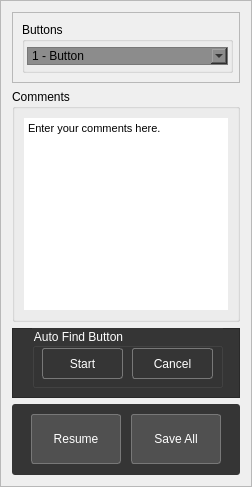
                      <widget class="QFrame" name="frame_28">
                       <property name="minimumSize">
                        <size>
                         <width>252</width>
                         <height>252</height>
                        </size>
                       </property>
                       <property name="maximumSize">
                        <size>
                         <width>252</width>
                         <height>16777215</height>
                        </size>
                       </property>
                       <property name="sizeIncrement">
                        <size>
                         <width>0</width>
                         <height>0</height>
                        </size>
                       </property>
                       <property name="frameShape">
                        <enum>QFrame::StyledPanel</enum>
                       </property>
                       <property name="frameShadow">
                        <enum>QFrame::Raised</enum>
                       </property>
                       <layout class="QVBoxLayout" name="verticalLayout_8">
                        <item alignment="Qt::AlignRight|Qt::AlignTop">
                         <widget class="QFrame" name="frame_15">
                          <property name="minimumSize">
                           <size>
                            <width>0</width>
                            <height>71</height>
                           </size>
                          </property>
                          <property name="maximumSize">
                           <size>
                            <width>16777215</width>
                            <height>71</height>
                           </size>
                          </property>
                          <property name="frameShape">
                           <enum>QFrame::StyledPanel</enum>
                          </property>
                          <property name="frameShadow">
                           <enum>QFrame::Raised</enum>
                          </property>
                          <layout class="QVBoxLayout" name="verticalLayout_14">
                           <item>
                            <widget class="QGroupBox" name="boxButtonsChoose">
                             <property name="minimumSize">
                              <size>
                               <width>211</width>
                               <height>51</height>
                              </size>
                             </property>
                             <property name="maximumSize">
                              <size>
                               <width>16777215</width>
                               <height>51</height>
                              </size>
                             </property>
                             <property name="title">
                              <string>Buttons</string>
                             </property>
                             <layout class="QVBoxLayout" name="verticalLayout_13">
                              <property name="spacing">
                               <number>2</number>
                              </property>
                              <property name="leftMargin">
                               <number>2</number>
                              </property>
                              <property name="topMargin">
                               <number>2</number>
                              </property>
                              <property name="rightMargin">
                               <number>2</number>
                              </property>
                              <property name="bottomMargin">
                               <number>2</number>
                              </property>
                              <item>
                               <widget class="QComboBox" name="comboBox">
                                <property name="minimumSize">
                                 <size>
                                  <width>80</width>
                                  <height>0</height>
                                 </size>
                                </property>
                                <property name="styleSheet">
                                 <string notr="true">QComboBox{
	border: 1px solid;
	border-color: rgb(120, 120, 120);
	background-color: rgb(140, 140, 140);
}
QComboBox:hover{
	border: 1px solid rgb(0, 0, 0);
}
QComboBox QAbstractItemView {	
	background-color: rgb(140, 140, 140);
	border-color: rgb(120, 120, 120);
	border: 1px solid rgb(0, 0, 0);
	padding: 10px;
	selection-background-color:  rgb(140, 140, 140);
}</string>
                                </property>
                                <item>
                                 <property name="text">
                                  <string>1 - Button</string>
                                 </property>
                                </item>
                                <item>
                                 <property name="text">
                                  <string>2 - Buttons</string>
                                 </property>
                                </item>
                                <item>
                                 <property name="text">
                                  <string>3 - Buttons</string>
                                 </property>
                                </item>
                                <item>
                                 <property name="text">
                                  <string>4 - Buttons</string>
                                 </property>
                                </item>
                                <item>
                                 <property name="text">
                                  <string>6 - Buttons</string>
                                 </property>
                                </item>
                                <item>
                                 <property name="text">
                                  <string>8 - Buttons</string>
                                 </property>
                                </item>
                               </widget>
                              </item>
                             </layout>
                            </widget>
                           </item>
                          </layout>
                         </widget>
                        </item>
                        <item>
                         <widget class="QGroupBox" name="groupBox_5">
                          <property name="styleSheet">
                           <string notr="true"/>
                          </property>
                          <property name="title">
                           <string>Comments</string>
                          </property>
                          <layout class="QVBoxLayout" name="verticalLayout_15">
                           <item>
                            <widget class="QTextEdit" name="textEdit">
                             <property name="styleSheet">
                              <string notr="true">border: 0px solid;
border-color: rgb(120, 120, 120);</string>
                             </property>
                             <property name="html">
                              <string>&lt;!DOCTYPE HTML PUBLIC &quot;-//W3C//DTD HTML 4.0//EN&quot; &quot;http://www.w3.org/TR/REC-html40/strict.dtd&quot;&gt;
&lt;html&gt;&lt;head&gt;&lt;meta name=&quot;qrichtext&quot; content=&quot;1&quot; /&gt;&lt;style type=&quot;text/css&quot;&gt;
p, li { white-space: pre-wrap; }
&lt;/style&gt;&lt;/head&gt;&lt;body style=&quot; font-family:'MS Shell Dlg 2'; font-size:8.25pt; font-weight:400; font-style:normal;&quot;&gt;
&lt;p style=&quot; margin-top:0px; margin-bottom:0px; margin-left:0px; margin-right:0px; -qt-block-indent:0; text-indent:0px;&quot;&gt;Enter your comments here.&lt;/p&gt;&lt;/body&gt;&lt;/html&gt;</string>
                             </property>
                            </widget>
                           </item>
                          </layout>
                         </widget>
                        </item>
                        <item>
                         <widget class="QFrame" name="frame_32">
                          <property name="minimumSize">
                           <size>
                            <width>0</width>
                            <height>70</height>
                           </size>
                          </property>
                          <property name="maximumSize">
                           <size>
                            <width>16777215</width>
                            <height>75</height>
                           </size>
                          </property>
                          <property name="sizeIncrement">
                           <size>
                            <width>0</width>
                            <height>0</height>
                           </size>
                          </property>
                          <property name="styleSheet">
                           <string notr="true">background-color: rgb(53, 53, 53);
</string>
                          </property>
                          <property name="frameShape">
                           <enum>QFrame::StyledPanel</enum>
                          </property>
                          <property name="frameShadow">
                           <enum>QFrame::Raised</enum>
                          </property>
                          <widget class="QGroupBox" name="groupBox_4">
                           <property name="geometry">
                            <rect>
                             <x>20</x>
                             <y>0</y>
                             <width>191</width>
                             <height>60</height>
                            </rect>
                           </property>
                           <property name="minimumSize">
                            <size>
                             <width>0</width>
                             <height>60</height>
                            </size>
                           </property>
                           <property name="maximumSize">
                            <size>
                             <width>16777215</width>
                             <height>60</height>
                            </size>
                           </property>
                           <property name="styleSheet">
                            <string notr="true">color: rgb(255, 255, 255);</string>
                           </property>
                           <property name="title">
                            <string>Auto Find Button</string>
                           </property>
                           <widget class="QPushButton" name="pushButton_3">
                            <property name="geometry">
                             <rect>
                              <x>10</x>
                              <y>20</y>
                              <width>81</width>
                              <height>31</height>
                             </rect>
                            </property>
                            <property name="styleSheet">
                             <string notr="true">QPushButton{
	border: 1px solid;
	border-color: rgb(120, 120, 120);
	border-radius: 3px;
	color: rgb(255, 255, 255);
}
QPushButton:hover{
	background-color: rgb(0, 170, 255);
	border-color: rgb(120, 120, 120);
}
QPushButton:pressed {	
	background-color: rgb(85, 170, 255);
}</string>
                            </property>
                            <property name="text">
                             <string>Start</string>
                            </property>
                            <property name="icon">
                             <iconset>
                              <normalon>C:/Users/Scitecever/.designer/backup/icons/16x16/cil-magnifying-glass.png</normalon>
                             </iconset>
                            </property>
                            <property name="iconSize">
                             <size>
                              <width>13</width>
                              <height>13</height>
                             </size>
                            </property>
                           </widget>
                           <widget class="QPushButton" name="pushButton_4">
                            <property name="geometry">
                             <rect>
                              <x>100</x>
                              <y>20</y>
                              <width>81</width>
                              <height>31</height>
                             </rect>
                            </property>
                            <property name="styleSheet">
                             <string notr="true">QPushButton{
	border: 1px solid;
	border-color: rgb(120, 120, 120);
	border-radius: 3px;
	color: rgb(255, 255, 255);
}
QPushButton:hover{
	background-color: rgb(0, 170, 255);
	border-color: rgb(120, 120, 120);
}
QPushButton:pressed {	
	background-color: rgb(85, 170, 255);
}</string>
                            </property>
                            <property name="text">
                             <string>Cancel</string>
                            </property>
                            <property name="icon">
                             <iconset>
                              <normaloff>C:/Users/Scitecever/.designer/backup/icons/16x16/cil-x.png</normaloff>C:/Users/Scitecever/.designer/backup/icons/16x16/cil-x.png</iconset>
                            </property>
                            <property name="iconSize">
                             <size>
                              <width>13</width>
                              <height>13</height>
                             </size>
                            </property>
                           </widget>
                          </widget>
                         </widget>
                        </item>
                        <item>
                         <widget class="QFrame" name="frame_31">
                          <property name="minimumSize">
                           <size>
                            <width>0</width>
                            <height>71</height>
                           </size>
                          </property>
                          <property name="maximumSize">
                           <size>
                            <width>16777215</width>
                            <height>71</height>
                           </size>
                          </property>
                          <property name="styleSheet">
                           <string notr="true">background-color: rgb(53, 53, 53);
border-radius: 3px;</string>
                          </property>
                          <property name="frameShape">
                           <enum>QFrame::StyledPanel</enum>
                          </property>
                          <property name="frameShadow">
                           <enum>QFrame::Raised</enum>
                          </property>
                          <layout class="QVBoxLayout" name="verticalLayout_9">
                           <item>
                            <widget class="QFrame" name="frame_30">
                             <property name="maximumSize">
                              <size>
                               <width>212</width>
                               <height>16777215</height>
                              </size>
                             </property>
                             <property name="frameShape">
                              <enum>QFrame::StyledPanel</enum>
                             </property>
                             <property name="frameShadow">
                              <enum>QFrame::Raised</enum>
                             </property>
                             <layout class="QHBoxLayout" name="horizontalLayout_18">
                              <property name="spacing">
                               <number>0</number>
                              </property>
                              <property name="leftMargin">
                               <number>0</number>
                              </property>
                              <property name="topMargin">
                               <number>0</number>
                              </property>
                              <property name="rightMargin">
                               <number>0</number>
                              </property>
                              <property name="bottomMargin">
                               <number>0</number>
                              </property>
                              <item>
                               <widget class="QPushButton" name="Btn_Resume_Set">
                                <property name="minimumSize">
                                 <size>
                                  <width>90</width>
                                  <height>50</height>
                                 </size>
                                </property>
                                <property name="maximumSize">
                                 <size>
                                  <width>90</width>
                                  <height>50</height>
                                 </size>
                                </property>
                                <property name="styleSheet">
                                 <string notr="true">QPushButton{
	border: 1px solid;
	border-color: rgb(120, 120, 120);
	
	background-color: rgb(80, 80, 80);
	color: rgb(255, 255, 255);
}
QPushButton:hover{
	background-color: rgb(0, 170, 255);
	border-color: rgb(120, 120, 120);
}
QPushButton:pressed {	
	background-color: rgb(85, 170, 255);
}</string>
                                </property>
                                <property name="text">
                                 <string>Resume</string>
                                </property>
                               </widget>
                              </item>
                              <item>
                               <widget class="QPushButton" name="Btn_SaveAll_Set">
                                <property name="minimumSize">
                                 <size>
                                  <width>90</width>
                                  <height>50</height>
                                 </size>
                                </property>
                                <property name="maximumSize">
                                 <size>
                                  <width>90</width>
                                  <height>50</height>
                                 </size>
                                </property>
                                <property name="styleSheet">
                                 <string notr="true">QPushButton{
	border: 1px solid;
	border-color: rgb(120, 120, 120);
	background-color: rgb(80, 80, 80);
	color: rgb(255, 255, 255);
}
QPushButton:hover{
	background-color: rgb(0, 170, 255);
	border-color: rgb(120, 120, 120);
}
QPushButton:pressed {	
	background-color: rgb(85, 170, 255);
}</string>
                                </property>
                                <property name="text">
                                 <string>Save All</string>
                                </property>
                               </widget>
                              </item>
                             </layout>
                            </widget>
                           </item>
                          </layout>
                         </widget>
                        </item>
                       </layout>
                      </widget>
